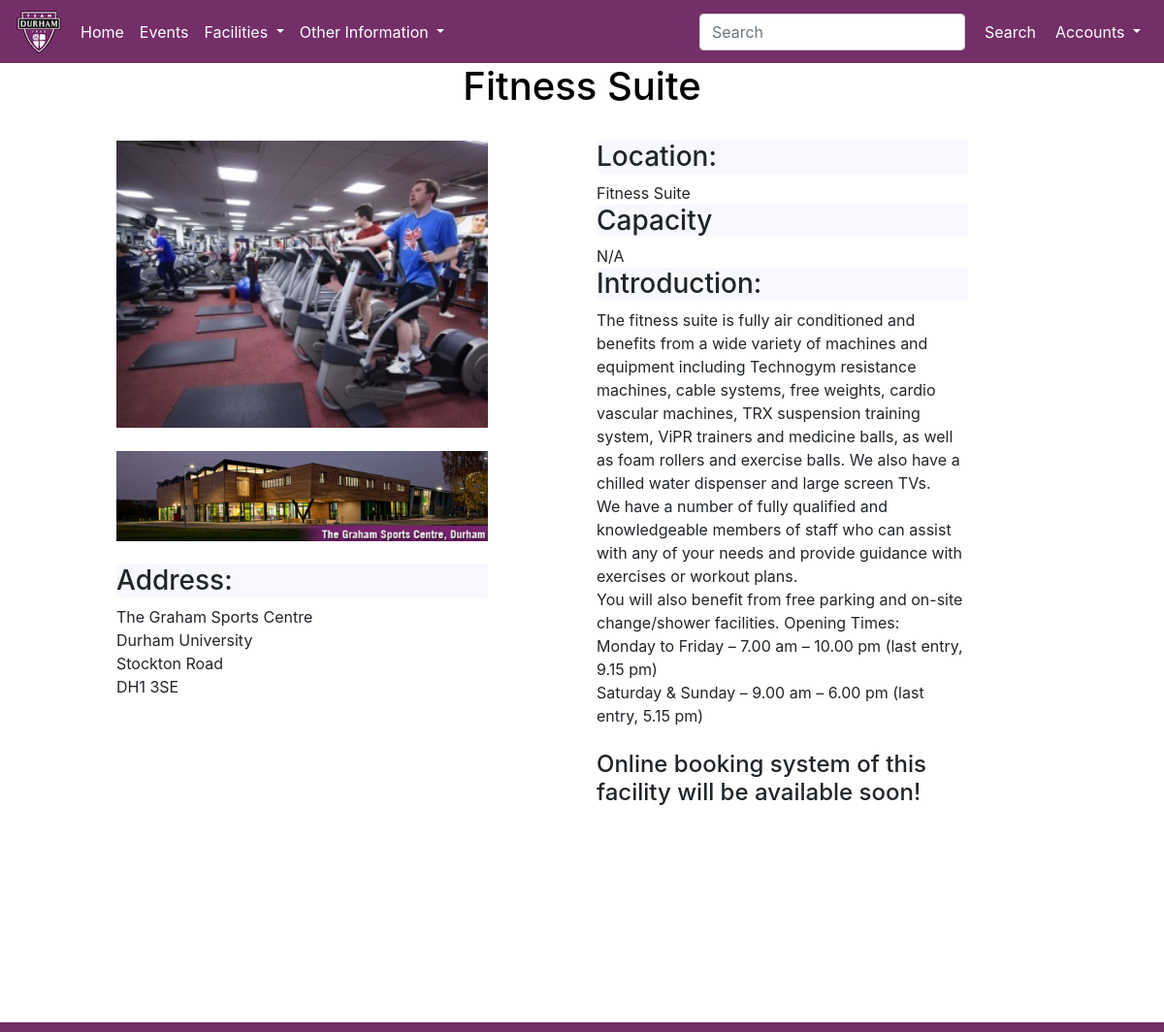
The page /facility.php?facilityName=Fitness Suite on the database its author committed.
### tables this page shows
CREATE TABLE `Facility` (
  `id` int(11) NOT NULL,
  `facilityName` varchar(50) NOT NULL,
  `capacity` varchar(7) DEFAULT NULL,
  `unitPrice` double NOT NULL,
  `location` varchar(255) DEFAULT NULL,
  `facilityIntro` text,
  `facilityPic` varchar(255) DEFAULT NULL,
  `color` varchar(7) DEFAULT NULL
);

### facility.php (the view, shortened to what this page needs)
<?php
include('header.php');
include('config_wyj.php');
include('footer.php');
if($facilityName=$_GET ['facilityName']){
}
else{
    echo "<script> location.href=\"index_admin.php \"</script>";
}
$sql="SELECT * FROM Facility WHERE facilityName='$facilityName'";
$statement = $pdo->query($sql);
$rows = $statement->fetch(PDO::FETCH_ASSOC);
?>
<!DOCTYPE html>
    <?php
    include('meta_data.php');
    ?>
<body>
<div id="content" style="margin-left: 10%; margin-right: 10%; margin-bottom: 5%; WORD-BREAK: normal; WORD-WRAP: break-word">
            <center><h1 style="color:black;"><?php echo $rows['facilityName']?></h1></center><br>
            <div class="row">
                <div class="col-md-5">
                    <img src="images/<?php echo $rows['facilityPic'] ?>" style="width:100%; height:auto;"><br><br>
                    <img src="images/address.png" style="height:auto; width:100%;"><br><br>
                    <div class="panel panel-default" style="background-color:white">
                        <div class="panel-heading" style="background-color:ghostwhite">
                            <h3 class="panel-title">
                                Address:
                            </h3>
                        </div>
                        <div class="panel-body">
                            The Graham Sports Centre<br>
                            Durham University<br>
                            Stockton Road<br>
                            DH1 3SE<br>
                        </div>
                    </div>
                </div>
                <div class="col-md-1"></div>
                <div class="col-md-5" >
                    <div class="panel panel-default" style="background-color:gray">
                        <div class="panel panel-default" style="background-color:white">
                            <div class="panel-heading" style="background-color:ghostwhite">
                                <h3 class="panel-title">
                                    Location:
                                </h3>
                            </div>
                            <div class="panel-body">
                                <?php echo $rows['location'] ?>
                            </div>
                        </div>
                        <div class="panel panel-default" style="background-color:white">
                            <div class="panel-heading" style="background-color:ghostwhite">
                                <h3 class="panel-title">
                                    Capacity
                                </h3>
                            </div>
                            <div class="panel-body">
                                <?php echo $rows['capacity'] ?>
                            </div>
                        </div>
                        <div class="panel panel-default" style="background-color:white">
                            <div class="panel-heading" style="background-color:ghostwhite">
                                <h3 class="panel-title">
                                    Introduction:
                                </h3>
                            </div>
                            <div class="panel-body" >
                                <?php echo $rows['facilityIntro']?>
                            </div>
                        </div>
                    </div>
                    <br>
                    <?php
                    if($rows['facilityName']=="Squash courts"||$rows['facilityName']=="Aerobics room"||$rows['facilityName']=="Tennis"||$rows['facilityName']=="Athletics track"){
                        if($_SESSION['role']){
                            echo "<a href=\"fullcalendar2\index.php\" class=\"btn btn-primary btn-lg\">BOOKING</a>";
                        }
                        else{
                            echo "<button class=\"btn btn-primary btn-lg\" onclick='checkRole()'>BOOKING</button>";
                        }
                    }
                    else{
                        echo "<h4>Online booking system of this facility will be available soon!</h4> ";
                    }
                    ?>
                </div>
            </div>
        </div>
</body>
</html>

### style.css (style rules this page uses)
h1 { color: white; }
body { margin-bottom: 10px; }

### rows shown on the page
facility: facilityName "Fitness Suite", facilityPic (picture), location "Fitness Suite", capacity "N/A", facilityIntro "The fitness suite is fully air conditioned and benefits from a wide variety of machines and equipment including Technogym resistance machines, cable systems, free weights, cardio vascular machines, TRX suspension training system, ViPR trainers and medicine balls, as well as foam rollers and exercise balls. We also have a chilled water dispenser and large screen TVs. We have a number of fully qualified and knowledgeable members of staff who can assist with any of your needs and provide guidance with exercises or workout plans. You will also benefit from free parking and on-site change/shower facilities. Opening Times: Monday to Friday – 7.00 am – 10.00 pm (last entry, 9.15 pm) Saturday &…"
